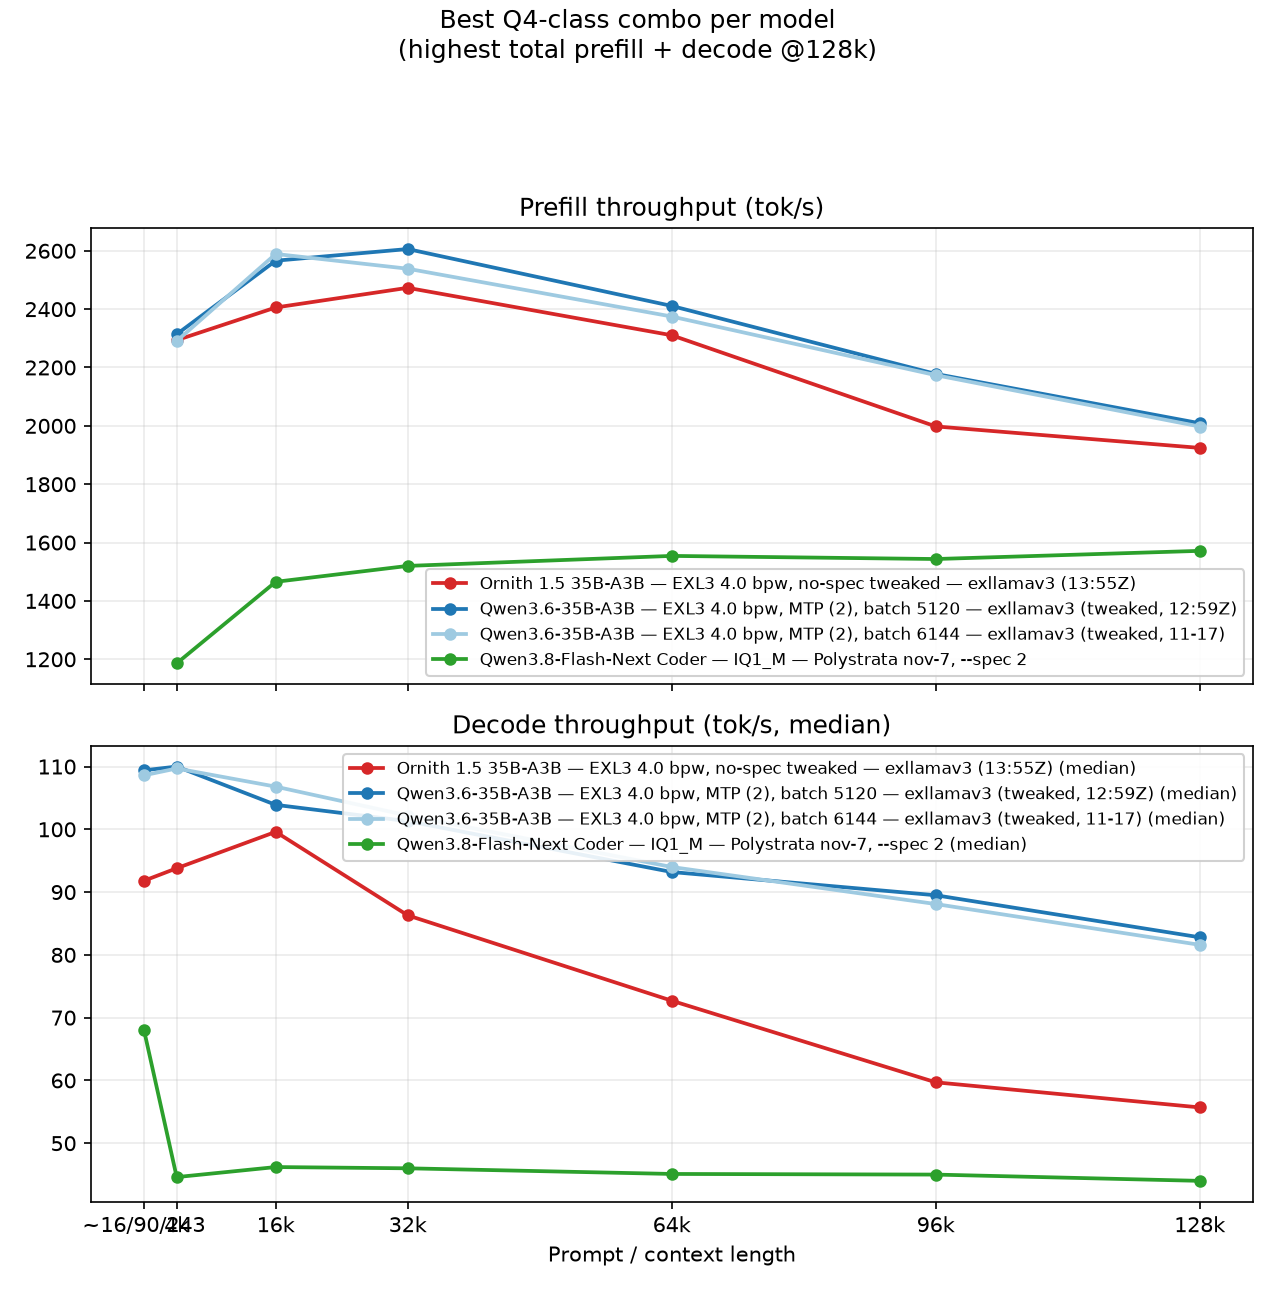

Generate this figure with Python:
#!/usr/bin/env python3
"""Winners per model across context length: prefill on top, decode below.

Same style as the per-model plots, but each model contributes only its
winning combo (highest total prefill@128k + decode@128k among runs that
reached 128k). No other engines are plotted.

Outputs: plots/best_q4_128k.png
Run: uv run --with matplotlib python best_q4_128k.py
"""
import os

import matplotlib

matplotlib.use("Agg")
import matplotlib.pyplot as plt

# short-context decode, then 4k..128k
decode_x = [0.02, 4, 16, 32, 64, 96, 128]
prefill_x = [4, 16, 32, 64, 96, 128]
decode_ticks = ["~16/90/243", "4k", "16k", "32k", "64k", "96k", "128k"]

RUNS = [
    {
        # Ornith winner: exllamav3 EXL3 4.0 bpw, tweaked no-specish baseline
        # (FULL RUN 13:55Z; 96k/128k decode on 2 runs each — see
        # ornith-1-5-tweaks.md). Beats old DFlash2 winner 1168 + 57.3 = 1725
        # by 1924.5 + 55.7 = 2480.
        "label": "Ornith 1.5 35B-A3B — EXL3 4.0 bpw, no-spec tweaked — exllamav3 (13:55Z)",
        "color": "#d62728",
        "prefill": [2293.7, 2405.7, 2473.1, 2310.5, 1998.1, 1924.5],
        "decode": [91.8, 93.8, 99.6, 86.3, 72.7, 59.7, 55.7],
    },
    {
        # Qwen3.6 winner: EXL3 4.0 bpw, MTP (2 draft tokens, no external
        # drafter) on the tweaked baseline, batch 5120 (12:59Z FULL RUN)
        # 128k total 2 009 + 82.8 = 2 092.
        "label": "Qwen3.6-35B-A3B — EXL3 4.0 bpw, MTP (2), batch 5120 — exllamav3 (tweaked, 12:59Z)",
        "color": "#1f77b4",
        "prefill": [2314, 2566, 2606, 2411, 2178, 2009],
        "decode": [109.4, 110.0, 103.9, 101.3, 93.2, 89.5, 82.8],
    },
    {
        # 2026-11-17 re-run of the tweaked baseline with batch 6144 —
        # within ~2% of the winner everywhere (128k total 2 079), not a win.
        "label": "Qwen3.6-35B-A3B — EXL3 4.0 bpw, MTP (2), batch 6144 — exllamav3 (tweaked, 11-17)",
        "color": "#9ecae1",
        "prefill": [2290.7, 2589.1, 2538.6, 2374.7, 2173.8, 1997.7],
        "decode": [108.6, 109.7, 106.8, 102.2, 94.0, 88.1, 81.6],
    },
    {
        # QFN Coder (only run): Polystrata nov-7, --spec 2
        "label": "Qwen3.8-Flash-Next Coder — IQ1_M — Polystrata nov-7, --spec 2",
        "color": "#2ca02c",
        "prefill": [1186.1, 1465.5, 1520.0, 1554.3, 1543.6, 1571.6],
        "decode": [68.1, 44.6, 46.2, 46.0, 45.1, 45.0, 44.0],
    },
]


def main():
    fig, (ax_pre, ax_dec) = plt.subplots(2, 1, figsize=(8.5, 8.6), sharex=True)

    for r in RUNS:
        ax_pre.plot(prefill_x, r["prefill"], marker="o", color=r["color"],
                    lw=1.8, ms=5, label=r["label"])
        ax_dec.plot(decode_x, r["decode"], marker="o", color=r["color"],
                    lw=1.8, ms=5, label=r["label"] + " (median)")

    ax_pre.set_title("Prefill throughput (tok/s)")
    ax_pre.grid(True, alpha=0.25)
    ax_pre.legend(loc="lower right", fontsize=8, framealpha=0.9)

    ax_dec.set_title("Decode throughput (tok/s, median)")
    ax_dec.grid(True, alpha=0.25)
    ax_dec.set_xticks(decode_x, decode_ticks)
    ax_dec.set_xlabel("Prompt / context length")
    ax_dec.legend(loc="upper right", fontsize=8, framealpha=0.9)

    fig.suptitle(
        "Best Q4-class combo per model\n(highest total prefill + decode @128k)",
        y=0.995,
    )
    out = os.path.join(os.path.dirname(__file__), "best_q4_128k.png")
    fig.tight_layout(rect=(0, 0, 1, 0.93))
    fig.savefig(out, dpi=150)
    print("saved", out)


if __name__ == "__main__":
    main()
